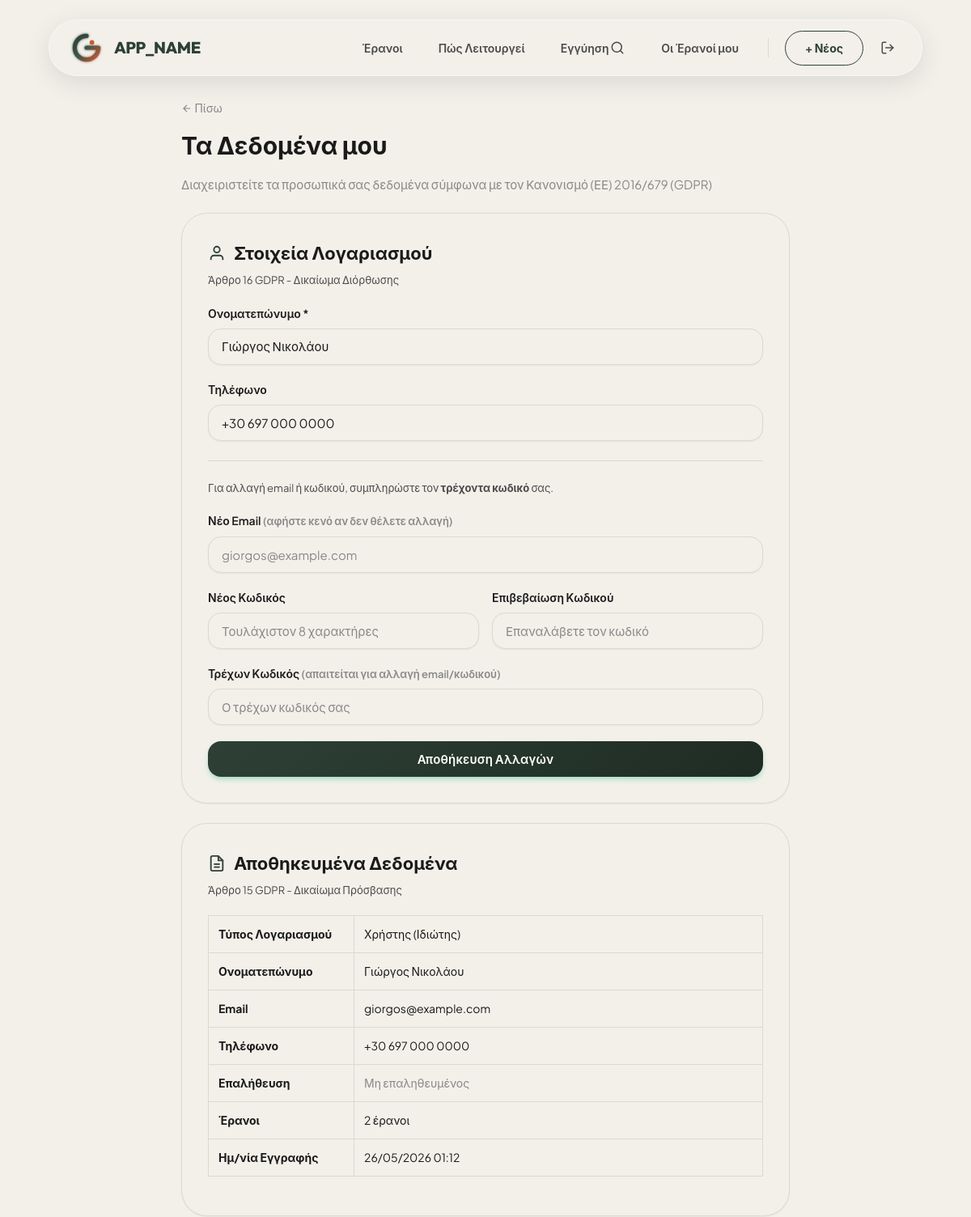
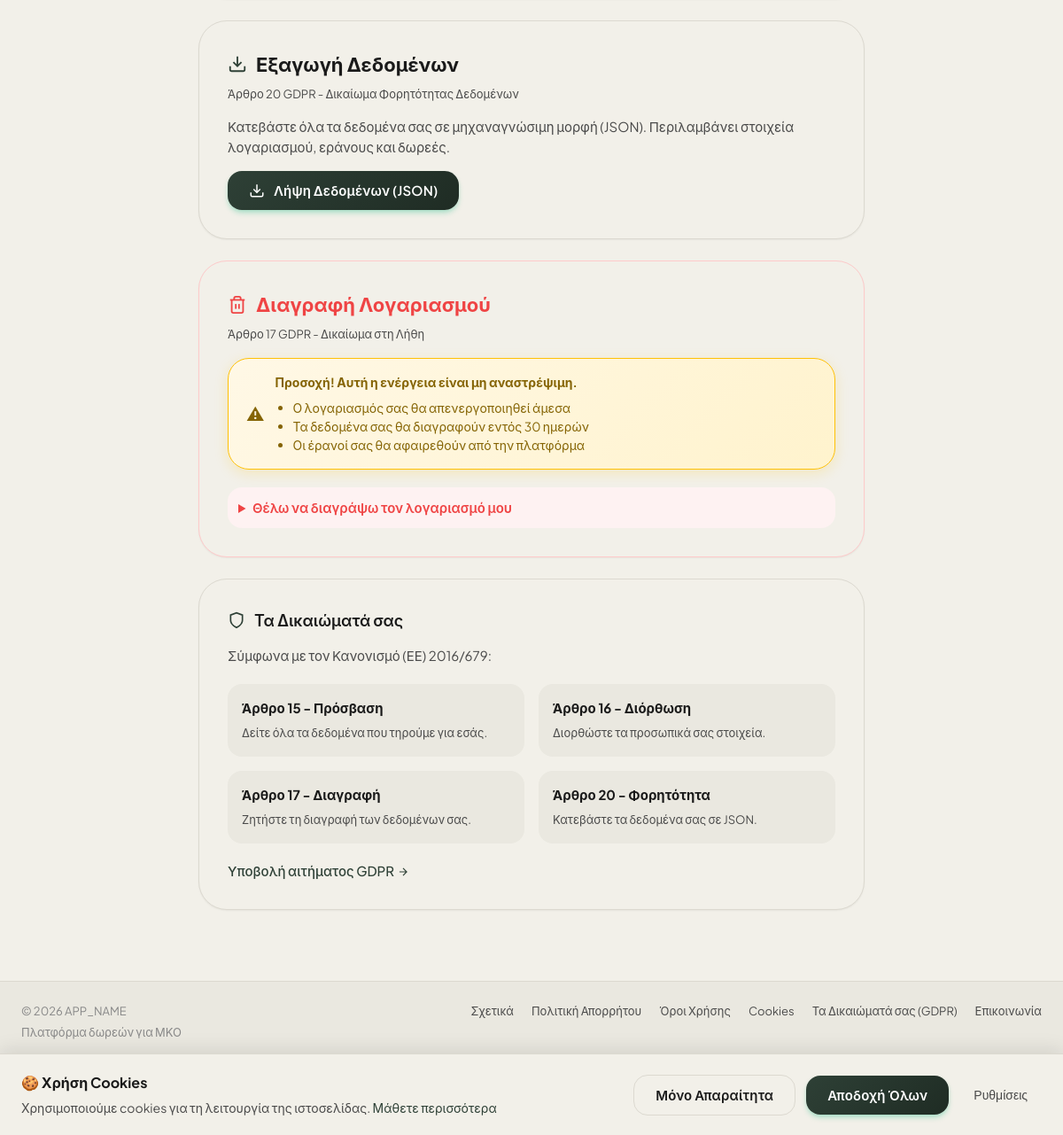
/dashboard/my-data.php (signed in), run on the app's committed database (2 pictures, top to bottom).
### tables this page shows
CREATE TABLE users (
  id INT AUTO_INCREMENT PRIMARY KEY,
  name VARCHAR(120) NOT NULL,
  email VARCHAR(190) NOT NULL UNIQUE,
  password_hash VARCHAR(255) NOT NULL,
  phone VARCHAR(60) NULL,
  id_verified TINYINT(1) NOT NULL DEFAULT 0,
  profile_image VARCHAR(500) NULL,
   
  privacy_consent TINYINT(1) NOT NULL DEFAULT 0,
  privacy_consent_at DATETIME NULL,
  marketing_consent TINYINT(1) NOT NULL DEFAULT 0,
  marketing_consent_at DATETIME NULL,
  data_processing_consent TINYINT(1) NOT NULL DEFAULT 0,
  data_processing_consent_at DATETIME NULL,
  ip_address VARCHAR(45) NULL,
  last_login DATETIME NULL,
  deleted_at DATETIME NULL,
  created_at DATETIME NOT NULL DEFAULT CURRENT_TIMESTAMP
);

### includes/auth.php (called while the page is built, shortened)
<?php
require_once __DIR__ . '/functions.php';
function _needs_refresh(string $key): bool {
    $tsKey = $key . '_refreshed_at';
    return (time() - $_SESSION[$tsKey]) >= AUTH_REFRESH_INTERVAL;
}
function current_user(): ?array {
    return $_SESSION['user'] ?? null;
}

### includes/functions.php (called while the page is built, shortened)
<?php
function e(?string $s): string
{
    return htmlspecialchars((string)$s, ENT_QUOTES | ENT_SUBSTITUTE, 'UTF-8');
}

### dashboard/my-data.php (the view, shortened to what this page needs)
<?php
require_once __DIR__ . '/../includes/functions.php';
require_once __DIR__ . '/../includes/auth.php';
$currentUser = current_user();
$currentOrg = current_org();
$pdo = db();
$isUser = $currentUser !== null;
$entityId = $isUser ? $currentUser['id'] : $currentOrg['id'];
if ($isUser) {
  $stmt = $pdo->prepare("SELECT * FROM users WHERE id = :id");
  $stmt->execute([':id' => $entityId]);
  $account = $stmt->fetch();
  $stmt = $pdo->prepare("SELECT COUNT(*) FROM campaigns WHERE user_id = :id");
  $stmt->execute([':id' => $entityId]);
  $campaignCount = (int) $stmt->fetchColumn();
}
require_once __DIR__ . '/../includes/header.php';
?>
<div style="max-width: 800px; margin: 0 auto; padding: 32px 24px;">
  <div style="margin-bottom: 24px;">
    <a href="<?php echo BASE_URL; ?>/<?php echo $isUser ? 'my-campaigns.php' : 'dashboard/index.php'; ?>" class="muted"
      style="font-size: 14px;">
      <svg width="14" height="14" viewBox="0 0 24 24" fill="none" stroke="currentColor" stroke-width="2"
        style="vertical-align: -2px;">
        <path d="M19 12H5M12 19l-7-7 7-7" />
      </svg>
      Πίσω
    </a>
    <h1 style="margin: 12px 0 8px;">Τα Δεδομένα μου</h1>
    <p class="muted">Διαχειριστείτε τα προσωπικά σας δεδομένα σύμφωνα με τον Κανονισμό (ΕΕ) 2016/679 (GDPR)</p>
  </div>
  <div class="card" style="margin-bottom: 24px;">
    <h2 style="margin: 0 0 8px; display: flex; align-items: center; gap: 10px;">
      <svg width="22" height="22" viewBox="0 0 24 24" fill="none" stroke="var(--primary)" stroke-width="2">
        <path d="M20 21v-2a4 4 0 0 0-4-4H8a4 4 0 0 0-4 4v2" />
        <circle cx="12" cy="7" r="4" />
      </svg>
      Στοιχεία Λογαριασμού
    </h2>
    <p class="small muted" style="margin: 0 0 20px;">Άρθρο 16 GDPR - Δικαίωμα Διόρθωσης</p>
    <form method="post" class="js-validate">
      <label><?php echo $isUser ? 'Ονοματεπώνυμο' : 'Επωνυμία Οργανισμού'; ?> *</label>
      <input name="name" required minlength="3" value="<?php echo e($account['name']); ?>"
        data-error="Το όνομα πρέπει να έχει τουλάχιστον 3 χαρακτήρες.">
      <label>Τηλέφωνο</label>
      <input name="phone" type="tel" value="<?php echo e($account['phone'] ?? ''); ?>" placeholder="+30 694 000 0000">
      <div class="hr"></div>
      <p class="small muted" style="margin-bottom: 16px;">
        Για αλλαγή email ή κωδικού, συμπληρώστε τον <strong>τρέχοντα κωδικό</strong> σας.
      </p>
      <label>Νέο Email <span class="small muted">(αφήστε κενό αν δεν θέλετε αλλαγή)</span></label>
      <input name="new_email" type="email" value="" placeholder="<?php echo e($account['email']); ?>"
        data-error="Μη έγκυρο email.">
      <div class="row">
        <div>
          <label>Νέος Κωδικός</label>
          <input name="new_password" type="password" minlength="8" placeholder="Τουλάχιστον 8 χαρακτήρες"
            data-error="Ο κωδικός πρέπει να έχει τουλάχιστον 8 χαρακτήρες.">
        </div>
        <div>
          <label>Επιβεβαίωση Κωδικού</label>
          <input name="confirm_password" type="password" placeholder="Επαναλάβετε τον κωδικό">
        </div>
      </div>
      <label>Τρέχων Κωδικός <span class="small muted">(απαιτείται για αλλαγή email/κωδικού)</span></label>
      <input name="current_password" type="password" placeholder="Ο τρέχων κωδικός σας">
      <button type="submit" class="btn primary" style="width: 100%; margin-top: 20px;">
        Αποθήκευση Αλλαγών
      </button>
    </form>
  </div>
  <div class="card" style="margin-bottom: 24px;">
    <h2 style="margin: 0 0 8px; display: flex; align-items: center; gap: 10px;">
      <svg width="22" height="22" viewBox="0 0 24 24" fill="none" stroke="var(--primary)" stroke-width="2">
        <path d="M14 2H6a2 2 0 0 0-2 2v16a2 2 0 0 0 2 2h12a2 2 0 0 0 2-2V8z" />
        <polyline points="14 2 14 8 20 8" />
        <line x1="16" y1="13" x2="8" y2="13" />
        <line x1="16" y1="17" x2="8" y2="17" />
      </svg>
      Αποθηκευμένα Δεδομένα
    </h2>
    <p class="small muted" style="margin: 0 0 20px;">Άρθρο 15 GDPR - Δικαίωμα Πρόσβασης</p>
    <table class="data-table">
      <tbody>
        <tr>
          <td style="width: 180px;"><strong>Τύπος Λογαριασμού</strong></td>
          <td><?php echo $isUser ? 'Χρήστης (Ιδιώτης)' : 'Οργανισμός'; ?></td>
        </tr>
        <tr>
          <td><strong><?php echo $isUser ? 'Ονοματεπώνυμο' : 'Επωνυμία'; ?></strong></td>
          <td><?php echo e($account['name']); ?></td>
        </tr>
        <tr>
          <td><strong>Email</strong></td>
          <td><?php echo e($account['email']); ?></td>
        </tr>
        <tr>
          <td><strong>Τηλέφωνο</strong></td>
          <td><?php echo e($account['phone'] ?: 'Δεν έχει οριστεί'); ?></td>
        </tr>
        <tr>
          <td><strong>Επαλήθευση</strong></td>
          <td>
            <?php if ($isUser): ?>
              <?php echo $account['id_verified'] ? '<span style="color: var(--primary);">Επαληθευμένος</span>' : '<span class="muted">Μη επαληθευμένος</span>'; ?>
            <?php else: ?>
              <?php echo $account['verified'] ? '<span style="color: var(--primary);">Επαληθευμένος</span>' : '<span class="muted">Μη επαληθευμένος</span>'; ?>
            <?php endif; ?>
          </td>
        </tr>
        <tr>
          <td><strong>Έρανοι</strong></td>
          <td><?php echo $campaignCount; ?> έρανοι</td>
        </tr>
        <tr>
          <td><strong>Ημ/νία Εγγραφής</strong></td>
          <td><?php echo date('d/m/Y H:i', strtotime($account['created_at'])); ?></td>
        </tr>
      </tbody>
    </table>
  </div>
  <div class="card" style="margin-bottom: 24px;">
    <h2 style="margin: 0 0 8px; display: flex; align-items: center; gap: 10px;">
      <svg width="22" height="22" viewBox="0 0 24 24" fill="none" stroke="var(--primary)" stroke-width="2">
        <path d="M21 15v4a2 2 0 0 1-2 2H5a2 2 0 0 1-2-2v-4" />
        <polyline points="7 10 12 15 17 10" />
        <line x1="12" y1="15" x2="12" y2="3" />
      </svg>
      Εξαγωγή Δεδομένων
    </h2>
    <p class="small muted" style="margin: 0 0 16px;">Άρθρο 20 GDPR - Δικαίωμα Φορητότητας Δεδομένων</p>
    <p style="color: var(--text-secondary); margin: 0 0 16px;">
      Κατεβάστε όλα τα δεδομένα σας σε μηχαναγνώσιμη μορφή (JSON).
      Περιλαμβάνει στοιχεία λογαριασμού, εράνους και δωρεές.
    </p>
    <form method="post">
      <button type="submit" class="btn primary" style="gap: 10px;">
        <svg width="18" height="18" viewBox="0 0 24 24" fill="none" stroke="currentColor" stroke-width="2">
          <path d="M21 15v4a2 2 0 0 1-2 2H5a2 2 0 0 1-2-2v-4" />
          <polyline points="7 10 12 15 17 10" />
          <line x1="12" y1="15" x2="12" y2="3" />
        </svg>
        Λήψη Δεδομένων (JSON)
      </button>
    </form>
  </div>
  <div class="card" style="margin-bottom: 24px; border-color: #fecaca;">
    <h2 style="margin: 0 0 8px; color: #ef4444; display: flex; align-items: center; gap: 10px;">
      <svg width="22" height="22" viewBox="0 0 24 24" fill="none" stroke="#ef4444" stroke-width="2">
        <polyline points="3 6 5 6 21 6" />
        <path d="M19 6v14a2 2 0 0 1-2 2H7a2 2 0 0 1-2-2V6m3 0V4a2 2 0 0 1 2-2h4a2 2 0 0 1 2 2v2" />
        <line x1="10" y1="11" x2="10" y2="17" />
        <line x1="14" y1="11" x2="14" y2="17" />
      </svg>
      Διαγραφή Λογαριασμού
    </h2>
    <p class="small muted" style="margin: 0 0 16px;">Άρθρο 17 GDPR - Δικαίωμα στη Λήθη</p>
    <div class="notice warn" style="margin-bottom: 20px;">
      <div>
        <strong>Προσοχή! Αυτή η ενέργεια είναι μη αναστρέψιμη.</strong>
        <ul style="margin: 8px 0 0; padding-left: 20px;">
          <li>Ο λογαριασμός σας θα απενεργοποιηθεί άμεσα</li>
          <li>Τα δεδομένα σας θα διαγραφούν εντός 30 ημερών</li>
          <li>Οι έρανοί σας θα αφαιρεθούν από την πλατφόρμα</li>
        </ul>
      </div>
    </div>
    <details style="margin-top: 20px;">
      <summary
        style="cursor: pointer; font-weight: 600; color: #ef4444; padding: 12px; background: #fef2f2; border-radius: var(--radius);">
        Θέλω να διαγράψω τον λογαριασμό μου
      </summary>
    </details>
  </div>
  <div class="card">
    <h3 style="margin: 0 0 16px; display: flex; align-items: center; gap: 10px;">
      <svg width="20" height="20" viewBox="0 0 24 24" fill="none" stroke="var(--primary)" stroke-width="2">
        <path d="M12 22s8-4 8-10V5l-8-3-8 3v7c0 6 8 10 8 10z" />
      </svg>
      Τα Δικαιώματά σας
    </h3>
    <p class="muted" style="margin: 0 0 16px;">Σύμφωνα με τον Κανονισμό (ΕΕ) 2016/679:</p>
    <div class="rights-grid">
      <div class="right-item">
        <h4>Άρθρο 15 - Πρόσβαση</h4>
        <p>Δείτε όλα τα δεδομένα που τηρούμε για εσάς.</p>
      </div>
      <div class="right-item">
        <h4>Άρθρο 16 - Διόρθωση</h4>
        <p>Διορθώστε τα προσωπικά σας στοιχεία.</p>
      </div>
      <div class="right-item">
        <h4>Άρθρο 17 - Διαγραφή</h4>
        <p>Ζητήστε τη διαγραφή των δεδομένων σας.</p>
      </div>
      <div class="right-item">
        <h4>Άρθρο 20 - Φορητότητα</h4>
        <p>Κατεβάστε τα δεδομένα σας σε JSON.</p>
      </div>
    </div>
    <p style="margin: 16px 0 0;">
      <a href="<?php echo BASE_URL; ?>/gdpr-request.php" style="color: var(--primary); font-weight: 500;">
        Υποβολή αιτήματος GDPR
        <svg width="14" height="14" viewBox="0 0 24 24" fill="none" stroke="currentColor" stroke-width="2"
          style="vertical-align: -2px;">
          <path d="M5 12h14M12 5l7 7-7 7" />
        </svg>
      </a>
    </p>
  </div>
</div>
<?php require_once __DIR__ . '/../includes/footer.php'; ?>

### public/css/style.css (style rules this page uses)
:root { --moss: #2E4036; --clay: #CC5833; --cream: #F2F0E9; --charcoal: #1A1A1A; --bg: var(--cream); --bg-gray: #EAE8E0; --text: var(--charcoal); --text-secondary: #4A4A4A; --text-muted: #888888; --border: #DCD9D0; --border-light: #EBE8E0; --primary: var(--moss); --primary-dark: #1F2C24; --primary-light: #E0E5E2; --gradient: linear-gradient(135deg, var(--moss) 0%, #1F2C24 100%); --teal: var(--moss); --shadow-sm: 0 1px 2px 0 rgba(0, 0, 0, 0.05); --shadow-md: 0 4px 6px -1px rgba(0, 0, 0, 0.1), 0 2px 4px -1px rgba(0, 0, 0, 0.06); --shadow-lg: 0 10px 15px -3px rgba(0, 0, 0, 0.1), 0 4px 6px -2px rgba(0, 0, 0, 0.05); --shadow-xl: 0 20px 25px -5px rgba(0, 0, 0, 0.1), 0 10px 10px -5px rgba(0, 0, 0, 0.04); --shadow-glass: 0 8px 32px 0 rgba(0, 0, 0, 0.1); --radius: 1rem; --radius-lg: 1.5rem; --radius-xl: 2rem; --radius-2xl: 3rem; --radius-pill: 9999px; }
*, *::before, *::after { box-sizing: border-box; }
html { scroll-behavior: smooth; overflow-x: hidden; }
body { margin: 0; font-family: 'Plus Jakarta Sans', -apple-system, BlinkMacSystemFont, sans-serif; font-size: 15px; line-height: 1.5; background: var(--bg); color: var(--text); -webkit-font-smoothing: antialiased; overflow-x: hidden; padding-top: 90px; }
a { color: inherit; text-decoration: none; }
.card { background: var(--bg); border: 1px solid var(--border); border-radius: var(--radius-xl); padding: 32px; box-shadow: var(--shadow-sm); }
.card h2 { font-size: 22px; font-weight: 700; margin: 0 0 16px; }
.card h3 { font-size: 18px; font-weight: 600; margin: 0 0 8px; }
.card p { color: var(--text-secondary); margin: 0 0 16px; }
label { display: block; font-size: 14px; font-weight: 600; color: var(--text); margin: 20px 0 8px; }
input, textarea, select { width: 100%; padding: 12px 16px; font-size: 15px; font-family: inherit; border: 1px solid var(--border); border-radius: var(--radius); background: var(--bg); color: var(--text); transition: all 0.2s ease; box-shadow: var(--shadow-sm); }
input::placeholder, textarea::placeholder { color: var(--text-muted); }
.btn { display: inline-flex; align-items: center; justify-content: center; gap: 8px; padding: 12px 24px; font-size: 15px; font-weight: 600; font-family: inherit; border: 1px solid var(--border); border-radius: var(--radius); background: var(--bg); color: var(--text); cursor: pointer; transition: all 0.2s cubic-bezier(0.4, 0, 0.2, 1); letter-spacing: 0.01em; }
.btn.primary { background: var(--gradient); color: white; border: none; box-shadow: 0 4px 6px -1px rgba(16, 185, 129, 0.3), 0 2px 4px -1px rgba(16, 185, 129, 0.1); }
.row { display: flex; gap: 16px; flex-wrap: wrap; }
.row>* { flex: 1; min-width: 0; }
.hr { height: 1px; background: var(--border); margin: 24px 0; }
.notice { padding: 16px 20px; border-radius: var(--radius-lg); background: var(--bg-gray); border: 1px solid var(--border); font-size: 14px; display: flex; align-items: center; gap: 12px; animation: slideInDown 0.4s cubic-bezier(0.4, 0, 0.2, 1); position: relative; overflow: hidden; }
.notice::before { font-size: 20px; flex-shrink: 0; }
.notice.warn { background: linear-gradient(135deg, #fff8e6 0%, #fff3cd 100%); border-color: #ffc107; color: #856404; box-shadow: 0 4px 15px rgba(255, 193, 7, 0.2); animation: slideInDown 0.4s cubic-bezier(0.4, 0, 0.2, 1), shake 0.5s 0.4s; }
.notice.warn::before { content: '⚠'; }
.small { font-size: 13px; }
.muted { color: var(--text-muted); }
.data-table { width: 100%; border-collapse: collapse; margin: 16px 0; font-size: 14px; }
.data-table th, .data-table td { padding: 12px; text-align: left; border: 1px solid var(--border); }
.data-table td { background: var(--bg); }
.rights-grid { display: grid; grid-template-columns: repeat(2, 1fr); gap: 16px; margin: 20px 0; }
.right-item { padding: 16px; background: var(--bg-gray); border-radius: var(--radius); }
.right-item h4 { margin: 0 0 8px; font-size: 15px; }
.right-item p { margin: 0; font-size: 13px; color: var(--text-secondary); }

### data on the page
users: name "Γιώργος Νικολάου", phone "+30 697 000 0000", new_email "giorgos@example.com", email "giorgos@example.com", created_at "26/05/2026 01:12"

### other printed values
APP_NAME "APP_NAME"
$campaignCount "2"
